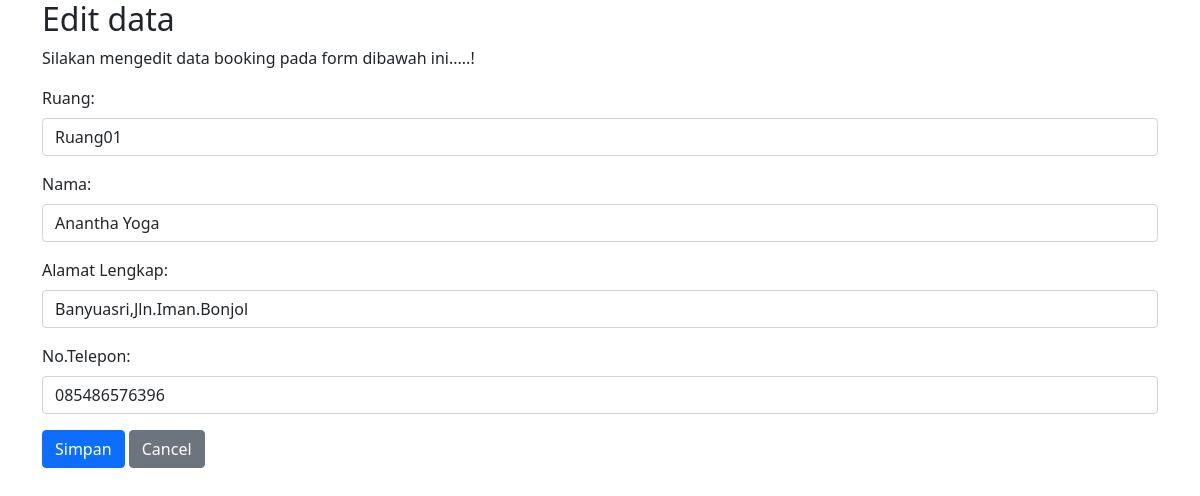
Screenshot of /databooking/edit.php?id=1 with the database file from the repository.
### tables this page shows
CREATE TABLE `databooking` (
  `id` int(11) NOT NULL,
  `ruang` varchar(10) NOT NULL,
  `nama` varchar(100) NOT NULL,
  `alamat` varchar(50) NOT NULL,
  `notelepon` varchar(15) NOT NULL
);

### databooking/koneksi2.php (called while the page is built, shortened)
<?php
$conn = mysqli_connect("localhost", "root", "", "crudnative");
function query($query)
{
    global $conn;
    $result = mysqli_query($conn, $query);
    $rows = [];
    while ($row = mysqli_fetch_assoc($result)) {
        $rows[] = $row;
    }
    return $rows;
}
?>

### databooking/edit.php (the view, shortened to what this page needs)
<?php
include 'koneksi2.php';
$id = $_GET["id"];
$booking = query("SELECT * FROM databooking WHERE id = $id ")[0];
?>
<!DOCTYPE html>
<html lang="en">
<head>
  <link rel="stylesheet" href="https://maxcdn.bootstrapcdn.com/bootstrap/4.5.2/css/bootstrap.min.css">
  <link rel="stylesheet" type="text/css" href="../css/bootstrap.min.css">
</head>
<body>
<div class="container">
  <h2>Edit data</h2>
  <p>Silakan mengedit data booking pada form dibawah ini.....!</p>
  <form action="edit-fungsi.php"method="POST" class="needs-validation" novalidate>
  <div class="form-group">
      <label for="ruang">Ruang:</label>
      <input type="ruang" class="form-control" id="ruang" placeholder="Masukkan ruang Anda" name="ruang" required value="<?= $booking["ruang"]; ?>">
    </div>
    <div class="form-group">
      <label for="nama">Nama:</label>
      <input type="text" class="form-control" id="nama" placeholder="Masukkan Nama Lengkap Anda" name="nama" required value="<?= $booking["nama"]; ?>" >
    </div>
    <div class="form-group">
      <label for="alamat">Alamat Lengkap:</label>
      <input type="alamat" class="form-control" id="alamat" placeholder="Masukkan Alamat Lengkap Anda" name="alamat" required value="<?= $booking["alamat"]; ?>">
    </div>
    <div class="form-group">
      <label for="notelepon">No.Telepon:</label>
      <input type="notelepon" class="form-control" id="notelepon" placeholder="Masukkan Notelepon Anda" name="notelepon" required value="<?= $booking["notelepon"]; ?>">
    </div>
    <button type="submit" class="btn btn-primary" name="update">Simpan</button>
    <button type="button" class="btn btn-secondary"onclick="self.history.back()">Cancel</button>
  </form>
</div>
</body>
</html>

### rows the page displays
databooking: ruang "Ruang01", nama "Anantha Yoga", alamat "Banyuasri,Jln.Iman.Bonjol", notelepon "085486576396"
